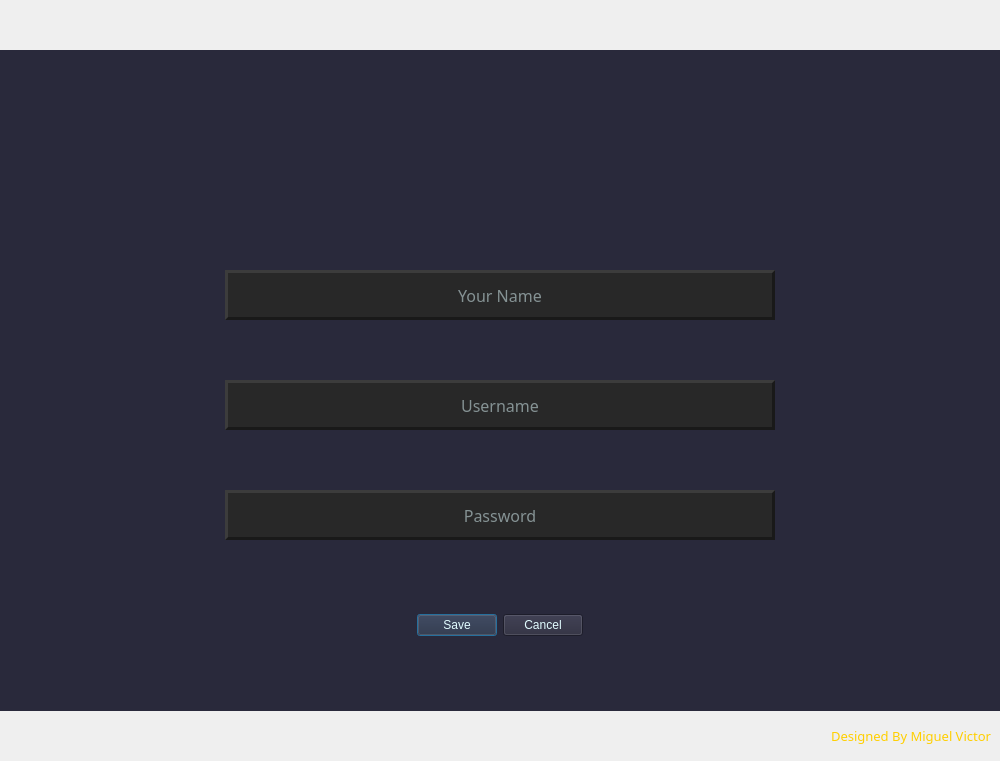
<?xml version="1.0" encoding="UTF-8"?>
<ui version="4.0">
 <class>NewUser</class>
 <widget class="QDialog" name="NewUser">
  <property name="geometry">
   <rect>
    <x>0</x>
    <y>0</y>
    <width>1000</width>
    <height>761</height>
   </rect>
  </property>
  <property name="maximumSize">
   <size>
    <width>1000</width>
    <height>800</height>
   </size>
  </property>
  <property name="windowTitle">
   <string>New User</string>
  </property>
  <property name="styleSheet">
   <string notr="true">color: rgb(225, 252, 255)</string>
  </property>
  <layout class="QVBoxLayout" name="verticalLayout">
   <property name="spacing">
    <number>0</number>
   </property>
   <property name="leftMargin">
    <number>0</number>
   </property>
   <property name="topMargin">
    <number>0</number>
   </property>
   <property name="rightMargin">
    <number>0</number>
   </property>
   <property name="bottomMargin">
    <number>0</number>
   </property>
   <item>
    <widget class="QFrame" name="frame">
     <property name="minimumSize">
      <size>
       <width>0</width>
       <height>50</height>
      </size>
     </property>
     <property name="maximumSize">
      <size>
       <width>16777215</width>
       <height>50</height>
      </size>
     </property>
     <property name="styleSheet">
      <string notr="true">background-image: url(:/header/top_bar2.png);
background-position: center;</string>
     </property>
     <property name="frameShape">
      <enum>QFrame::NoFrame</enum>
     </property>
     <property name="frameShadow">
      <enum>QFrame::Raised</enum>
     </property>
    </widget>
   </item>
   <item>
    <widget class="QFrame" name="frame_4">
     <property name="styleSheet">
      <string notr="true">background-color: rgb(15, 15, 15);</string>
     </property>
     <property name="frameShape">
      <enum>QFrame::NoFrame</enum>
     </property>
     <property name="frameShadow">
      <enum>QFrame::Raised</enum>
     </property>
     <layout class="QHBoxLayout" name="horizontalLayout">
      <property name="spacing">
       <number>0</number>
      </property>
      <property name="leftMargin">
       <number>0</number>
      </property>
      <property name="topMargin">
       <number>0</number>
      </property>
      <property name="rightMargin">
       <number>0</number>
      </property>
      <property name="bottomMargin">
       <number>0</number>
      </property>
      <item>
       <widget class="QFrame" name="frame_2">
        <property name="minimumSize">
         <size>
          <width>1000</width>
          <height>0</height>
         </size>
        </property>
        <property name="maximumSize">
         <size>
          <width>850</width>
          <height>16777215</height>
         </size>
        </property>
        <property name="styleSheet">
         <string notr="true">background-color: rgb(41, 41, 59);</string>
        </property>
        <property name="frameShape">
         <enum>QFrame::NoFrame</enum>
        </property>
        <property name="frameShadow">
         <enum>QFrame::Raised</enum>
        </property>
        <layout class="QVBoxLayout" name="verticalLayout_3">
         <property name="spacing">
          <number>0</number>
         </property>
         <property name="leftMargin">
          <number>0</number>
         </property>
         <property name="topMargin">
          <number>0</number>
         </property>
         <property name="rightMargin">
          <number>0</number>
         </property>
         <property name="bottomMargin">
          <number>0</number>
         </property>
         <item alignment="Qt::AlignHCenter">
          <widget class="QFrame" name="frame_5">
           <property name="minimumSize">
            <size>
             <width>370</width>
             <height>100</height>
            </size>
           </property>
           <property name="maximumSize">
            <size>
             <width>250</width>
             <height>75</height>
            </size>
           </property>
           <property name="styleSheet">
            <string notr="true">background-image: url(:/logo/logo_360x90.png);
background-position: center;
background-repeat: no-repeat;</string>
           </property>
           <property name="frameShape">
            <enum>QFrame::NoFrame</enum>
           </property>
           <property name="frameShadow">
            <enum>QFrame::Raised</enum>
           </property>
          </widget>
         </item>
         <item alignment="Qt::AlignHCenter">
          <widget class="QLineEdit" name="lineEdit">
           <property name="minimumSize">
            <size>
             <width>550</width>
             <height>50</height>
            </size>
           </property>
           <property name="maximumSize">
            <size>
             <width>500</width>
             <height>16777215</height>
            </size>
           </property>
           <property name="font">
            <font>
             <family>OCR A Extended</family>
             <pointsize>12</pointsize>
            </font>
           </property>
           <property name="layoutDirection">
            <enum>Qt::LeftToRight</enum>
           </property>
           <property name="styleSheet">
            <string notr="true">QLineEdit {
	border: 3px solid rgb(25, 25, 25);
	border-left: 3px solid rgb(60, 60, 60);
	border-top: 3px solid rgb(60, 60, 60);
	background-color: rgb(40, 40, 40);
	height: 35px;
}
QLineEdit:hover {
	background-color: rgb(44, 44, 48);
	height: 35px;
}
QLineEdit:focus {
	border: 3px solid rgb(60, 60, 60);
	border-left: 3px solid rgb(25, 25, 25);
	border-top: 3px solid rgb(25, 25, 25);
	background-color: rgb(40, 40, 40);
	height: 35px;
}


</string>
           </property>
           <property name="maxLength">
            <number>200</number>
           </property>
           <property name="alignment">
            <set>Qt::AlignCenter</set>
           </property>
           <property name="placeholderText">
            <string>Your Name</string>
           </property>
          </widget>
         </item>
         <item alignment="Qt::AlignHCenter">
          <widget class="QLineEdit" name="lineEdit_3">
           <property name="minimumSize">
            <size>
             <width>550</width>
             <height>50</height>
            </size>
           </property>
           <property name="maximumSize">
            <size>
             <width>500</width>
             <height>16777215</height>
            </size>
           </property>
           <property name="font">
            <font>
             <family>OCR A Extended</family>
             <pointsize>12</pointsize>
            </font>
           </property>
           <property name="styleSheet">
            <string notr="true">QLineEdit {
	border: 3px solid rgb(25, 25, 25);
	border-left: 3px solid rgb(60, 60, 60);
	border-top: 3px solid rgb(60, 60, 60);
	background-color: rgb(40, 40, 40);
	height: 35px;
}
QLineEdit:hover {
	background-color: rgb(44, 44, 48);
	height: 35px;
}
QLineEdit:focus {
	border: 3px solid rgb(60, 60, 60);
	border-left: 3px solid rgb(25, 25, 25);
	border-top: 3px solid rgb(25, 25, 25);
	background-color: rgb(40, 40, 40);
	height: 35px;
}


</string>
           </property>
           <property name="maxLength">
            <number>200</number>
           </property>
           <property name="alignment">
            <set>Qt::AlignCenter</set>
           </property>
           <property name="placeholderText">
            <string>Username</string>
           </property>
          </widget>
         </item>
         <item alignment="Qt::AlignHCenter">
          <widget class="QLineEdit" name="lineEdit_2">
           <property name="minimumSize">
            <size>
             <width>550</width>
             <height>50</height>
            </size>
           </property>
           <property name="maximumSize">
            <size>
             <width>500</width>
             <height>16777215</height>
            </size>
           </property>
           <property name="font">
            <font>
             <family>OCR A Extended</family>
             <pointsize>12</pointsize>
            </font>
           </property>
           <property name="styleSheet">
            <string notr="true">QLineEdit {
	border: 3px solid rgb(25, 25, 25);
	border-left: 3px solid rgb(60, 60, 60);
	border-top: 3px solid rgb(60, 60, 60);
	background-color: rgb(40, 40, 40);
	height: 35px;
}
QLineEdit:hover {
	background-color: rgb(44, 44, 48);
	height: 35px;
}
QLineEdit:focus {
	border: 3px solid rgb(60, 60, 60);
	border-left: 3px solid rgb(25, 25, 25);
	border-top: 3px solid rgb(25, 25, 25);
	background-color: rgb(40, 40, 40);
	height: 35px;
}


</string>
           </property>
           <property name="maxLength">
            <number>200</number>
           </property>
           <property name="alignment">
            <set>Qt::AlignCenter</set>
           </property>
           <property name="placeholderText">
            <string>Password</string>
           </property>
          </widget>
         </item>
         <item>
          <widget class="QDialogButtonBox" name="buttonBox">
           <property name="minimumSize">
            <size>
             <width>1000</width>
             <height>50</height>
            </size>
           </property>
           <property name="maximumSize">
            <size>
             <width>200</width>
             <height>16777215</height>
            </size>
           </property>
           <property name="font">
            <font>
             <family>OCR A Extended</family>
             <pointsize>10</pointsize>
            </font>
           </property>
           <property name="cursor">
            <cursorShape>PointingHandCursor</cursorShape>
           </property>
           <property name="layoutDirection">
            <enum>Qt::LeftToRight</enum>
           </property>
           <property name="styleSheet">
            <string notr="true"/>
           </property>
           <property name="orientation">
            <enum>Qt::Horizontal</enum>
           </property>
           <property name="standardButtons">
            <set>QDialogButtonBox::Cancel|QDialogButtonBox::Save</set>
           </property>
           <property name="centerButtons">
            <bool>true</bool>
           </property>
          </widget>
         </item>
        </layout>
       </widget>
      </item>
     </layout>
    </widget>
   </item>
   <item>
    <widget class="QFrame" name="frame_3">
     <property name="minimumSize">
      <size>
       <width>0</width>
       <height>50</height>
      </size>
     </property>
     <property name="maximumSize">
      <size>
       <width>16777215</width>
       <height>50</height>
      </size>
     </property>
     <property name="styleSheet">
      <string notr="true">background-image: url(:/footer/background_bottom.png);</string>
     </property>
     <property name="frameShape">
      <enum>QFrame::NoFrame</enum>
     </property>
     <property name="frameShadow">
      <enum>QFrame::Raised</enum>
     </property>
     <layout class="QVBoxLayout" name="verticalLayout_2">
      <item>
       <widget class="QLabel" name="label">
        <property name="minimumSize">
         <size>
          <width>200</width>
          <height>0</height>
         </size>
        </property>
        <property name="font">
         <font>
          <family>OCR A Extended</family>
          <pointsize>10</pointsize>
         </font>
        </property>
        <property name="layoutDirection">
         <enum>Qt::LeftToRight</enum>
        </property>
        <property name="styleSheet">
         <string notr="true">color: rgb(255, 207, 0);</string>
        </property>
        <property name="text">
         <string>Designed By Miguel Victor</string>
        </property>
        <property name="alignment">
         <set>Qt::AlignRight|Qt::AlignTrailing|Qt::AlignVCenter</set>
        </property>
       </widget>
      </item>
     </layout>
    </widget>
   </item>
  </layout>
 </widget>
 <resources>
  <include location="../resources/resources_new_user.qrc"/>
 </resources>
 <connections>
  <connection>
   <sender>buttonBox</sender>
   <signal>accepted()</signal>
   <receiver>NewUser</receiver>
   <slot>accept()</slot>
   <hints>
    <hint type="sourcelabel">
     <x>248</x>
     <y>254</y>
    </hint>
    <hint type="destinationlabel">
     <x>157</x>
     <y>274</y>
    </hint>
   </hints>
  </connection>
  <connection>
   <sender>buttonBox</sender>
   <signal>rejected()</signal>
   <receiver>NewUser</receiver>
   <slot>reject()</slot>
   <hints>
    <hint type="sourcelabel">
     <x>316</x>
     <y>260</y>
    </hint>
    <hint type="destinationlabel">
     <x>286</x>
     <y>274</y>
    </hint>
   </hints>
  </connection>
 </connections>
</ui>
